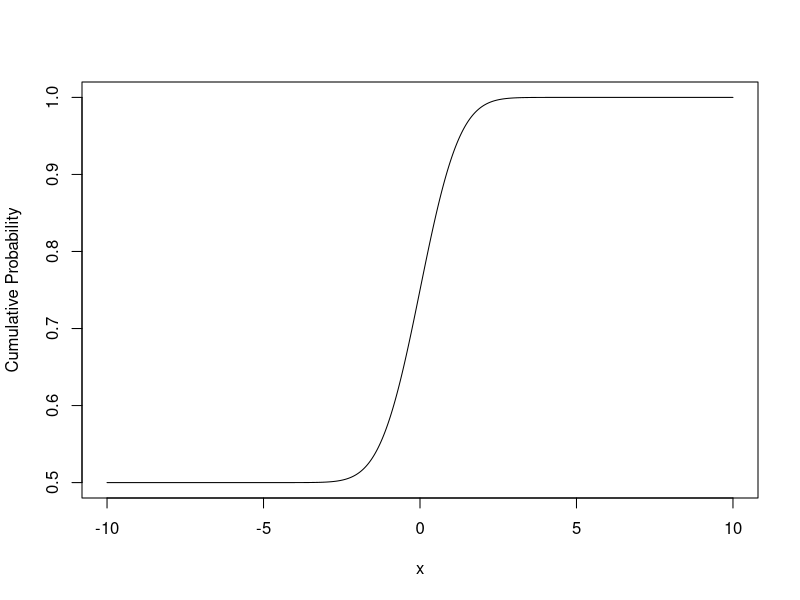

Generate this figure with R:
# Define the cumulative distribution function for a standard normal distribution
normal_cdf <- function(x) {
  (1 + pnorm(x, lower.tail = TRUE)) / 2
}

# Evaluate the cumulative distribution function at x = 0
normal_cdf(0)

# Plot the cumulative distribution function over a range of x values
x <- seq(-10, 10, by = 0.01)
y <- normal_cdf(x)
plot(x, y, type = "l", xlab = "x", ylab = "Cumulative Probability")
